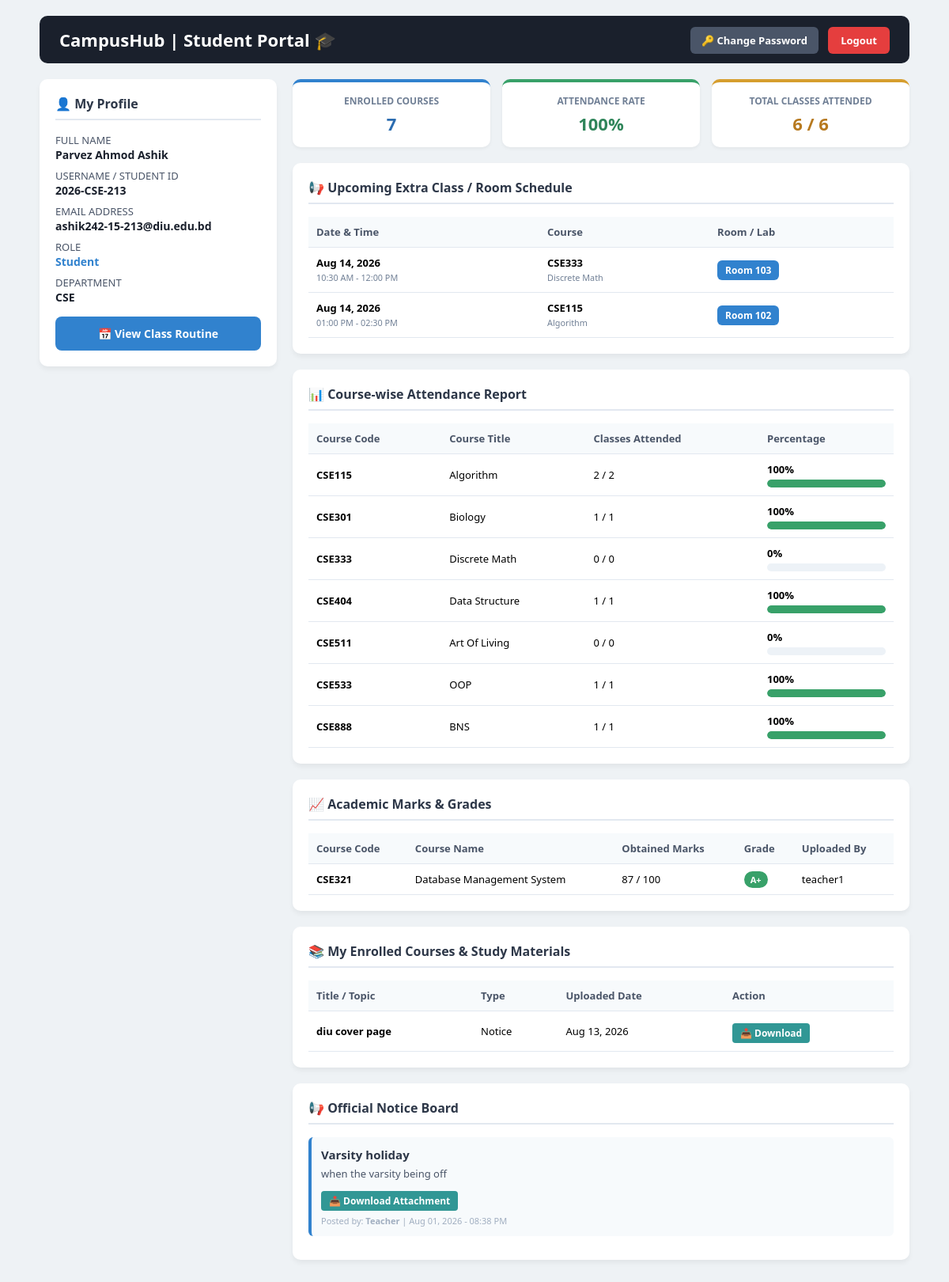
/student_dashboard.php (signed in), run on the app's committed database.
### tables this page shows
CREATE TABLE `students` (
  `id` int(11) NOT NULL,
  `student_id` varchar(50) NOT NULL,
  `name` varchar(100) NOT NULL,
  `email` varchar(100) DEFAULT NULL,
  `department` varchar(50) DEFAULT NULL,
  `created_at` timestamp NOT NULL DEFAULT current_timestamp(),
  `batch` varchar(20) DEFAULT '60'
);

CREATE TABLE `room_bookings` (
  `id` int(11) NOT NULL,
  `room_number` varchar(20) NOT NULL,
  `teacher_id` varchar(50) NOT NULL,
  `course_id` int(11) NOT NULL,
  `booking_date` date NOT NULL,
  `start_time` time NOT NULL,
  `end_time` time NOT NULL,
  `status` enum('Booked','Cancelled') DEFAULT 'Booked',
  `created_at` timestamp NOT NULL DEFAULT current_timestamp()
);

CREATE TABLE `courses` (
  `id` int(11) NOT NULL,
  `course_code` varchar(20) NOT NULL,
  `course_name` varchar(100) NOT NULL,
  `credits` decimal(3,2) NOT NULL,
  `department_id` int(11) DEFAULT NULL,
  `assigned_teacher` varchar(100) DEFAULT NULL,
  `batch` varchar(20) DEFAULT NULL
);

CREATE TABLE `marks` (
  `id` int(11) NOT NULL,
  `student_id` varchar(50) NOT NULL,
  `course_code` varchar(20) NOT NULL,
  `course_name` varchar(100) NOT NULL,
  `marks` int(11) NOT NULL,
  `grade` varchar(5) NOT NULL,
  `posted_by` varchar(50) NOT NULL,
  `created_at` timestamp NOT NULL DEFAULT current_timestamp()
);

CREATE TABLE `course_materials` (
  `id` int(11) NOT NULL,
  `course_id` int(11) NOT NULL,
  `teacher_username` varchar(100) NOT NULL,
  `title` varchar(255) NOT NULL,
  `type` enum('note','assignment','notice') DEFAULT 'note',
  `file_path` varchar(255) NOT NULL,
  `department` varchar(50) DEFAULT NULL,
  `batch` varchar(20) DEFAULT NULL,
  `uploaded_at` timestamp NOT NULL DEFAULT current_timestamp()
);

CREATE TABLE `notices` (
  `id` int(11) NOT NULL,
  `title` varchar(255) NOT NULL,
  `description` text NOT NULL,
  `file_name` varchar(255) DEFAULT NULL,
  `posted_by` varchar(100) DEFAULT 'Admin',
  `created_at` timestamp NOT NULL DEFAULT current_timestamp()
);

### student_dashboard.php (the view, shortened to what this page needs)
<?php
require_once 'config.php';
$username = $_SESSION['username'];
$student_info = null;
$stmt = $conn->prepare("SELECT * FROM students WHERE student_id = ?");
if ($stmt) {
    $stmt->bind_param("s", $username);
    $stmt->execute();
    $res = $stmt->get_result();
    if ($res && $res->num_rows > 0) {
        $student_info = $res->fetch_assoc();
    }
}
$student_id = $student_info['student_id'] ?? $username;
$dept = $student_info['department'] ?? 'CSE';
$batch = $student_info['batch'] ?? '';
$enrolled_courses_count = 0;
if (!empty($batch)) {
    $e_stmt = $conn->prepare("SELECT COUNT(*) as total FROM courses WHERE batch = ?");
    if ($e_stmt) {
        $e_stmt->bind_param("s", $batch);
        $e_stmt->execute();
        $e_res = $e_stmt->get_result();
        if ($e_res && $e_row = $e_res->fetch_assoc()) {
            $enrolled_courses_count = $e_row['total'];
        }
    }
}
$today = date('Y-m-d');
$room_schedule = false;
$room_stmt = $conn->prepare("
    SELECT rb.booking_date, rb.start_time, rb.end_time, rb.room_number, c.course_code, c.course_name
    FROM room_bookings rb
    JOIN courses c ON rb.course_id = c.id
    WHERE rb.booking_date >= ?
    ORDER BY rb.booking_date ASC, rb.start_time ASC
");
if ($room_stmt) {
    $room_stmt->bind_param("s", $today);
    $room_stmt->execute();
    $room_schedule = $room_stmt->get_result();
}
$notices_res = $conn->query("SELECT * FROM notices ORDER BY created_at DESC");
$marks_res = false;
$marks_stmt = $conn->prepare("SELECT * FROM marks WHERE student_id = ? OR student_id = ? ORDER BY id DESC");
if ($marks_stmt) {
    $marks_stmt->bind_param("ss", $username, $student_id);
    $marks_stmt->execute();
    $marks_res = $marks_stmt->get_result();
}
$materials_res = false;
if (!empty($dept) && !empty($batch)) {
    $mat_stmt = $conn->prepare("SELECT * FROM course_materials WHERE (department = ? AND batch = ?) OR batch = ? ORDER BY id DESC");
    if ($mat_stmt) {
        $mat_stmt->bind_param("sss", $dept, $batch, $batch);
        $mat_stmt->execute();
        $materials_res = $mat_stmt->get_result();
    }
} else {
    $materials_res = $conn->query("SELECT * FROM course_materials ORDER BY id DESC");
}
$att_summary = [];
$total_classes_all = 0;
$total_present_all = 0;
$courses_res = false;
if (!empty($batch)) {
    $courses_stmt = $conn->prepare("SELECT * FROM courses WHERE batch = ? ORDER BY course_code ASC");
    if ($courses_stmt) {
        $courses_stmt->bind_param("s", $batch);
        $courses_stmt->execute();
        $courses_res = $courses_stmt->get_result();
    }
}
if ($courses_res && $courses_res->num_rows > 0) {
    while ($course = $courses_res->fetch_assoc()) {
        $c_id = $course['id'];
        $total_classes = 0;
        $c_total_stmt = $conn->prepare("SELECT COUNT(DISTINCT attendance_date) as cnt FROM attendance WHERE course_id = ?");
        if ($c_total_stmt) {
            $c_total_stmt->bind_param("i", $c_id);
            $c_total_stmt->execute();
            $res_tot = $c_total_stmt->get_result();
            if ($res_tot) {
                $total_classes = $res_tot->fetch_assoc()['cnt'] ?? 0;
            }
        }
        $present_classes = 0;
        $c_pres_stmt = $conn->prepare("SELECT COUNT(*) as cnt FROM attendance WHERE course_id = ? AND (student_id = ? OR student_id = ?) AND (status = 'Present' OR status = 'Late')");
        if ($c_pres_stmt) {
            $c_pres_stmt->bind_param("iss", $c_id, $username, $student_id);
            $c_pres_stmt->execute();
            $res_pres = $c_pres_stmt->get_result();
            if ($res_pres) {
                $present_classes = $res_pres->fetch_assoc()['cnt'] ?? 0;
            }
        }
        $percentage = ($total_classes > 0) ? round(($present_classes / $total_classes) * 100) : 0;
        $att_summary[] = [
            'course_code' => $course['course_code'],
            'course_name' => $course['course_name'],
            'credit'      => $course['credits'] ?? $course['credit'] ?? 0,
            'total'       => $total_classes,
            'present'     => $present_classes,
            'percentage'  => $percentage
        ];
        $total_classes_all += $total_classes;
        $total_present_all += $present_classes;
    }
}
$overall_attendance = ($total_classes_all > 0) ? round(($total_present_all / $total_classes_all) * 100) : 0;
?>
<!DOCTYPE html>
<html lang="en">
<head>
</head>
<body>
<div class="container">
    <div class="header">
        <h2>CampusHub | Student Portal 🎓</h2>
        <div>
            <a href="change_password.php" style="background: #4a5568; color: white; padding: 8px 14px; text-decoration: none; border-radius: 6px; font-weight: bold; font-size: 13px; margin-right: 8px;">🔑 Change Password</a>
            <a href="logout.php" class="btn-logout">Logout</a>
        </div>
    </div>
    <div class="main-grid">
        <div>
            <div class="card profile-info">
                <h3>👤 My Profile</h3>
                <p>FULL NAME
                    <b><?php echo htmlspecialchars($student_info['name'] ?? $username); ?></b>
                </p>
                <p>USERNAME / STUDENT ID
                    <b><?php echo htmlspecialchars($username); ?></b>
                </p>
                <p>EMAIL ADDRESS
                    <b><?php echo htmlspecialchars($student_info['email'] ?? 'N/A'); ?></b>
                </p>
                <p>ROLE
                    <b style="color: #3182ce;">Student</b>
                </p>
                <p>DEPARTMENT
                    <b><?php echo htmlspecialchars($student_info['department'] ?? 'CSE'); ?></b>
                </p>
                <a href="manage_routine.php" class="btn-routine">📅 View Class Routine</a>
            </div>
        </div>
        <div>
            <div class="stats-grid">
                <div class="stat-card" style="border-color: #3182ce;">
                    <h4>Enrolled Courses</h4>
                    <div class="num"><?php echo $enrolled_courses_count; ?></div>
                </div>
                <div class="stat-card" style="border-color: #38a169;">
                    <h4>Attendance Rate</h4>
                    <div class="num" style="color: #2f855a;"><?php echo $overall_attendance; ?>%</div>
                </div>
                <div class="stat-card" style="border-color: #d69e2e;">
                    <h4>Total Classes Attended</h4>
                    <div class="num" style="color: #b7791f;"><?php echo $total_present_all; ?> / <?php echo $total_classes_all; ?></div>
                </div>
            </div>
            <div class="card">
                <h3>📢 Upcoming Extra Class / Room Schedule</h3>
                <table>
                    <thead>
                        <tr>
                            <th>Date & Time</th>
                            <th>Course</th>
                            <th>Room / Lab</th>
                        </tr>
                    </thead>
                    <tbody>
                        <?php if ($room_schedule && $room_schedule->num_rows > 0): ?>
                            <?php while ($row = $room_schedule->fetch_assoc()): ?>
                                <tr>
                                    <td>
                                        <b><?php echo date('M d, Y', strtotime($row['booking_date'])); ?></b><br>
                                        <small style="color: #718096;">
                                            <?php echo date('h:i A', strtotime($row['start_time'])) . ' - ' . date('h:i A', strtotime($row['end_time'])); ?>
                                        </small>
                                    </td>
                                    <td>
                                        <b><?php echo htmlspecialchars($row['course_code']); ?></b><br>
                                        <small style="color: #718096;"><?php echo htmlspecialchars($row['course_name']); ?></small>
                                    </td>
                                    <td>
                                        <span style="background: #3182ce; color: white; padding: 4px 10px; border-radius: 6px; font-weight: bold; font-size: 12px;">
                                            <?php echo htmlspecialchars($row['room_number']); ?>
                                        </span>
                                    </td>
                                </tr>
                            <?php endwhile; ?>
                        <?php endif; ?>
                    </tbody>
                </table>
            </div>
            <div class="card">
                <h3>📊 Course-wise Attendance Report</h3>
                <table>
                    <thead>
                        <tr>
                            <th>Course Code</th>
                            <th>Course Title</th>
                            <th>Classes Attended</th>
                            <th>Percentage</th>
                        </tr>
                    </thead>
                    <tbody>
                        <?php if (!empty($att_summary)): ?>
                            <?php foreach ($att_summary as $att): ?>
                                <tr>
                                    <td><b><?php echo htmlspecialchars($att['course_code']); ?></b></td>
                                    <td><?php echo htmlspecialchars($att['course_name']); ?></td>
                                    <td><?php echo $att['present']; ?> / <?php echo $att['total']; ?></td>
                                    <td style="width: 150px;">
                                        <b><?php echo $att['percentage']; ?>%</b>
                                        <div class="progress-bar-bg">
                                            <div class="progress-bar-fill" style="width: <?php echo $att['percentage']; ?>%; background: <?php echo ($att['percentage'] < 75) ? '#e53e3e' : '#38a169'; ?>;"></div>
                                        </div>
                                    </td>
                                </tr>
                            <?php endforeach; ?>
                        <?php endif; ?>
                    </tbody>
                </table>
            </div>
            <div class="card">
                <h3>📈 Academic Marks & Grades</h3>
                <table>
                    <thead>
                        <tr>
                            <th>Course Code</th>
                            <th>Course Name</th>
                            <th>Obtained Marks</th>
                            <th>Grade</th>
                            <th>Uploaded By</th>
                        </tr>
                    </thead>
                    <tbody>
                        <?php if ($marks_res && $marks_res->num_rows > 0): ?>
                            <?php while ($mark = $marks_res->fetch_assoc()): ?>
                                <tr>
                                    <td><b><?php echo htmlspecialchars($mark['course_code']); ?></b></td>
                                    <td><?php echo htmlspecialchars($mark['course_name']); ?></td>
                                    <td><?php echo $mark['marks']; ?> / 100</td>
                                    <td><span class="badge-grade"><?php echo $mark['grade']; ?></span></td>
                                    <td><?php echo htmlspecialchars($mark['posted_by']); ?></td>
                                </tr>
                            <?php endwhile; ?>
                        <?php endif; ?>
                    </tbody>
                </table>
            </div>
            <div class="card">
                <h3>📚 My Enrolled Courses & Study Materials</h3>
                <?php if ($materials_res && $materials_res->num_rows > 0): ?>
                    <table>
                        <thead>
                            <tr>
                                <th>Title / Topic</th>
                                <th>Type</th>
                                <th>Uploaded Date</th>
                                <th>Action</th>
                            </tr>
                        </thead>
                        <tbody>
                            <?php while ($material = $materials_res->fetch_assoc()): ?>
                                <tr>
                                    <td><b><?php echo htmlspecialchars($material['title']); ?></b></td>
                                    <td><?php echo htmlspecialchars(ucfirst($material['type'] ?? 'Note')); ?></td>
                                    <td><?php echo date('M d, Y', strtotime($material['uploaded_at'] ?? 'now')); ?></td>
                                    <td>
                                        <?php if (!empty($material['file_path'])): ?>
                                            <a href="uploads/<?php echo htmlspecialchars($material['file_path']); ?>" class="btn-attach" download>📥 Download</a>
                                        <?php else: ?>
                                            <span style="color: #a0aec0;">No File</span>
                                        <?php endif; ?>
                                    </td>
                                </tr>
                            <?php endwhile; ?>
                        </tbody>
                    </table>
                <?php else: ?>
                    <p style="color: #718096; margin-top: 10px;">No study materials or course resources uploaded yet for your department and batch.</p>
                <?php endif; ?>
            </div>
            <div class="card">
                <h3>📢 Official Notice Board</h3>
                <?php if ($notices_res && $notices_res->num_rows > 0): ?>
                    <?php while ($notice = $notices_res->fetch_assoc()): ?>
                        <div class="notice-item">
                            <h4><?php echo htmlspecialchars($notice['title']); ?></h4>
                            <p><?php echo nl2br(htmlspecialchars($notice['description'])); ?></p>
                            <?php if(!empty($notice['file_name'])): ?>
                                <a href="uploads/<?php echo $notice['file_name']; ?>" class="btn-attach" download>📥 Download Attachment</a>
                            <?php endif; ?>
                            <div class="notice-meta" style="margin-top: 5px;">
                                Posted by: <b><?php echo htmlspecialchars($notice['posted_by']); ?></b> |
                                <?php echo date('M d, Y - h:i A', strtotime($notice['created_at'])); ?>
                            </div>
                        </div>
                    <?php endwhile; ?>
                <?php else: ?>
                    <p style="color: #718096;">No notices posted yet.</p>
                <?php endif; ?>
            </div>
        </div>
    </div>
</div>
</body>
</html>

### data on the page
students: name "Parvez Ahmod Ashik", email "ashik242-15-213@diu.edu.bd", department "CSE"
room_bookings: booking_date "Aug 14, 2026", start_time "10:30 AM", end_time "12:00 PM", course.course_code "CSE333", course.course_name "Discrete Math", room_number "Room 103"
room_bookings: booking_date "Aug 14, 2026", start_time "01:00 PM", end_time "02:30 PM", course.course_code "CSE115", course.course_name "Algorithm", room_number "Room 102"
courses: course_code "CSE115", course_name "Algorithm", present "2", total "2", percentage "100"
courses: course_code "CSE301", course_name "Biology", present "1", total "1", percentage "100"
courses: course_code "CSE333", course_name "Discrete Math", present "0", total "0", percentage "0"
courses: course_code "CSE404", course_name "Data Structure", present "1", total "1", percentage "100"
courses: course_code "CSE511", course_name "Art Of Living", present "0", total "0", percentage "0"
courses: course_code "CSE533", course_name "OOP", present "1", total "1", percentage "100"
courses: course_code "CSE888", course_name "BNS", present "1", total "1", percentage "100"
marks: course_code "CSE321", course_name "Database Management System", marks "87", grade "A+", posted_by "teacher1"
course_materials: title "diu cover page", type "Notice", uploaded_at "Aug 13, 2026"
notices: title "Varsity holiday", description "when the varsity being off", posted_by "Teacher", created_at "Aug 01, 2026 - 08:38 PM"

### other printed values
$username "2026-CSE-213"
$enrolled_courses_count "7"
$overall_attendance "100"
$total_present_all "6"
$total_classes_all "6"
